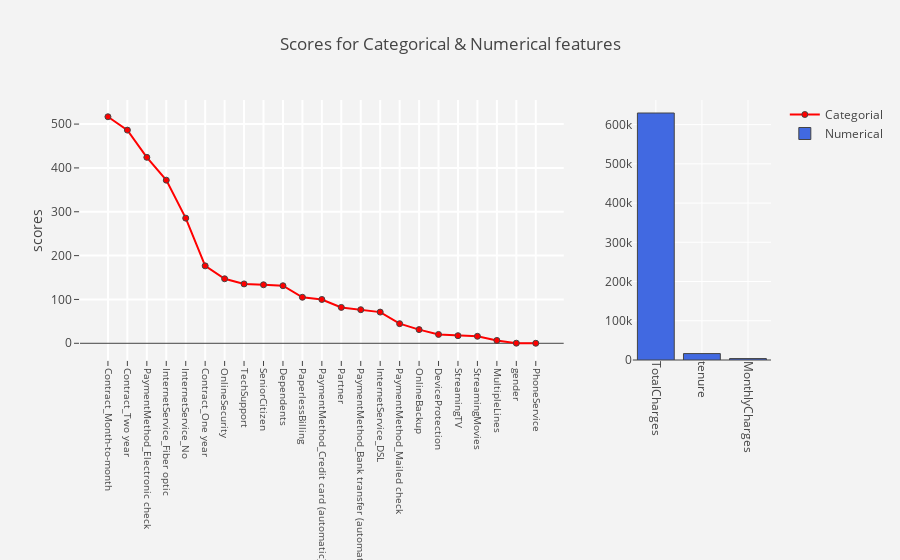

Notebook code for this chart:
### Code cell
## visualise the best features using charts

#select columns
cols = [i for i in df_original.columns if i not in ["customerID", "Churn"]]

#dataframe with non negative values
df_x = df_original[cols]
df_y = df_original[target_col]

#fit model with k= 3
select = SelectKBest(score_func = chi2,k = 3)
fit    = select.fit(df_x,df_y)

# ##Summerize scores
# print ("scores")
# print (fit.scores_)
# print ("P - Values")
# print (fit.pvalues_)

#create dataframe
score = pd.DataFrame({"features":cols,"scores":fit.scores_,"p_values":fit.pvalues_ })
score = score.sort_values(by = "scores" ,ascending =False)


#createing new label for categorical and numerical columns
score["feature_type"] = np.where(score["features"].isin(num_cols),"Numerical","Categorical")

#plot
trace  = go.Scatter(x = score[score["feature_type"] == "Categorical"]["features"],
                    y = score[score["feature_type"] == "Categorical"]["scores"],
                    name = "Categorial",mode = "lines+markers",
                    marker = dict(color = "red",line = dict(width =1))
                   )

trace1 = go.Bar(x = score[score["feature_type"] == "Numerical"]["features"],
                y = score[score["feature_type"] == "Numerical"]["scores"],name = "Numerical",
                marker = dict(color = "royalblue",line = dict(width =1)),
                xaxis = "x2",yaxis = "y2"
               )
layout = go.Layout(dict(title = "Scores for Categorical & Numerical features",
                        plot_bgcolor  = "rgb(243,243,243)",
                        paper_bgcolor = "rgb(243,243,243)",
                        xaxis = dict(gridcolor = 'rgb(255, 255, 255)',
                                     tickfont = dict(size =10),
                                     domain=[0, 0.7],
                                     tickangle = 90,zerolinewidth=1,
                                     ticklen=5,gridwidth=2),
                        yaxis = dict(gridcolor = 'rgb(255, 255, 255)',
                                     title = "scores",
                                     zerolinewidth=1,ticklen=5,gridwidth=2),
                        margin = dict(b=200),
                        xaxis2=dict(domain=[0.8, 1],tickangle = 90,
                                    gridcolor = 'rgb(255, 255, 255)'),
                        yaxis2=dict(anchor='x2',gridcolor = 'rgb(255, 255, 255)')
                        )
                  )

data=[trace,trace1]
fig = go.Figure(data=data,layout=layout)
py.iplot(fig)

### Figure 1 — Plotly figure (JSON) as saved in the notebook; plotly's stock layout.template omitted (floating-point values rounded to 4 significant figures)
{"data": [{"marker": {"color": "red", "line": {"width": 1}}, "mode": "lines+markers", "name": "Categorial", "type": "scatter", "uid": "1b98425e-c7ca-11e8-9484-d76a29fe1fd7", "x": ["Contract_Month-to-month", "Contract_Two year", "PaymentMethod_Electronic check", "InternetService_Fiber optic", "InternetService_No", "Contract_One year", "OnlineSecurity", "TechSupport", "SeniorCitizen", "Dependents", "PaperlessBilling", "PaymentMethod_Credit card (automatic)", "Partner", "PaymentMethod_Bank transfer (automatic)", "InternetService_DSL", "PaymentMethod_Mailed check", "OnlineBackup", "DeviceProtection", "StreamingTV", "StreamingMovies", "MultipleLines", "gender", "PhoneService"], "y": [516.7, 486.2, 424.1, 372.1, 285.5, 176.6, 147.2, 135.4, 133.5, 131.3, 105.0, 99.97, 81.86, 76.62, 71.14, 44.73, 31.21, 20.22, 17.32, 15.93, 6.515, 0.2543, 0.09295]}, {"marker": {"color": "royalblue", "line": {"width": 1}}, "name": "Numerical", "type": "bar", "uid": "1b98425f-c7ca-11e8-9b4d-d76a29fe1fd7", "x": ["TotalCharges", "tenure", "MonthlyCharges"], "xaxis": "x2", "y": [629600.0, 16380.0, 3653.0], "yaxis": "y2"}], "layout": {"margin": {"b": 200}, "paper_bgcolor": "rgb(243,243,243)", "plot_bgcolor": "rgb(243,243,243)", "title": "Scores for Categorical & Numerical features", "xaxis": {"domain": [0, 0.7], "gridcolor": "rgb(255, 255, 255)", "gridwidth": 2, "tickangle": 90, "tickfont": {"size": 10}, "ticklen": 5, "zerolinewidth": 1}, "xaxis2": {"domain": [0.8, 1], "gridcolor": "rgb(255, 255, 255)", "tickangle": 90}, "yaxis": {"gridcolor": "rgb(255, 255, 255)", "gridwidth": 2, "ticklen": 5, "title": "scores", "zerolinewidth": 1}, "yaxis2": {"anchor": "x2", "gridcolor": "rgb(255, 255, 255)"}}}
